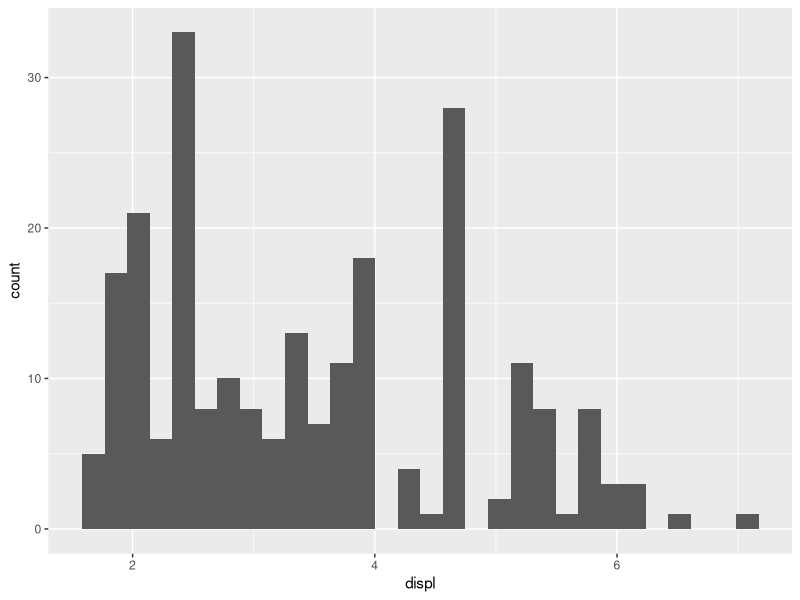

Write the R code that produced this figure.
#*******************************************************************************
# EJERCICIOS *******************************************************************
#*******************************************************************************

# DATASET: mpg. (x=displ)
# This plot is a histogram, and the labels on top of each bar are the count of
# how many items fall in each category.
# For this plot, you’ll need to apply what we’ve learnt in the GRAMMAR part
# (statistical transformations and computed aesthetics) and what we’ve
# learnt in the PLOTS part, in particular about histograms.

# Limpiar ambiente global ------------------------------------------------------
rm(list = ls())

# Llamar librerías -------------------------------------------------------------
if (!require(tidyverse)) install.packages("tidyverse")
library(tidyverse)

# Generar plot -----------------------------------------------------------------
p <-
  mpg %>%
  ggplot(
    data = .,
    mapping = aes(
      x = displ
    )
  ) +
  geom_histogram()

p
